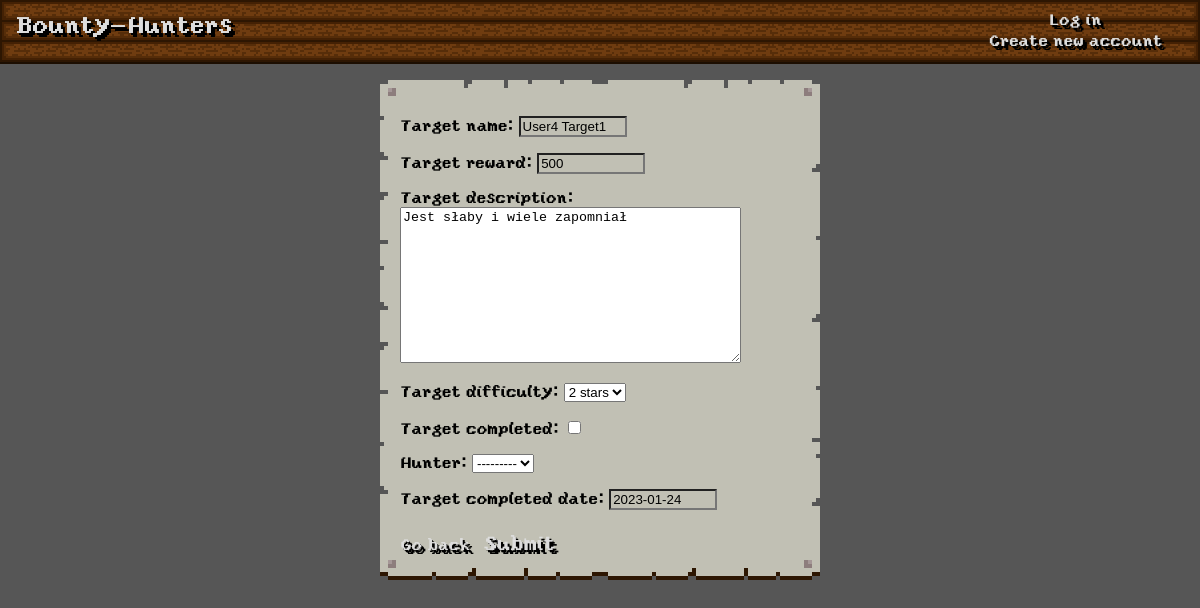
The app's page /bounty-update/9/ with its own data.
### bounties/models.py (models this page shows, shortened)
class Bounty(models.Model):
    DIFFICULTY_CHOICES = [
        (1, '1 star'),
        (2, '2 stars'),
        (3, '3 stars'),
        (4, '4 stars'),
        (5, '5 stars'),
    ]
    creator = models.ForeignKey(User, on_delete=models.CASCADE, related_name='creators')
    hunter = models.ForeignKey(User, on_delete=models.CASCADE, related_name='hunters', null=True, blank=True)
    observed = models.BooleanField()
    target_name = models.CharField(max_length=100, default='Bezimienny')
    target_reward = models.IntegerField(default=100)
    target_description = models.TextField(max_length=375, blank=True, default='Jest słaby i wiele zapomniał', )
    target_difficulty = models.IntegerField(choices=DIFFICULTY_CHOICES, default=1)
    target_posted_date = models.DateField(auto_now_add=True)
    target_completed_date = models.DateField(null=True, blank=True)
    target_completed = models.BooleanField(default=False)
    class Meta:
        default_related_name = 'bounties'
        ordering = ['target_posted_date']

### bounties/views.py (the view, shortened to what this page needs)
# urls.py: path('bounty-update/<int:pk>/', BountyUpdateView.as_view(), name='bounty-update'),
class BountyUpdateView(UpdateView, LoginRequiredMixin):
    model = Bounty
    fields = ['target_name', 'target_reward', 'target_description', 'target_difficulty', 'target_completed', 'hunter', 'target_completed_date']

### bounties/templates/bounties/bounty_form.html (shortened to what this page needs)
{% load static %}
<!DOCTYPE html>
<html>
    <link rel="stylesheet" href="{% static 'styles/topbar.css' %}">
    <link rel="stylesheet" href="{% static 'styles/view_forms.css' %}">
</html>
<body>
    <div id="topbar">
        <a href="{% url 'bounties' %}">
            <div id="topbar-logo">Bounty-Hunters</div>
        </a>
        <div id="topbar-user">
            {% if request.user.is_authenticated %}
            <a href="{% url 'user-profile' request.user.id 'created' %}">{{request.user}}</a>
            <a href="{% url 'logout' %}?next=/">Logout</a>
            {% else %}
            <a href="{% url 'login' %}">Log in</a>
            <a href="{% url 'register' %}">Create new account</a>
            {% endif %}
        </div>
    </div>
    <div id="form_container">
        <div id="bounty_page">
            <form method="POST" action="">
                {{form.as_p}}
                <a href="{% url 'user-profile' request.user.id 'created' %}">Go back</a>
                <input type="submit" value="Submit">
            </form>
        </div>
    </div>
</body>

### bounties/static/styles/topbar.css (style rules this page uses)
#topbar { background-color: #2d1602; background-image: url("../images/topbar_board_middle.png"); border-bottom: 2px solid #1c0e01; height: 62px; width: 100%; position: fixed; top: 0; display: flex; justify-content: space-between; }
#topbar-logo { background-image: url("../images/topbar_board_left.png"); background-repeat: no-repeat; background-size: contain; width: 230px; padding: 12px 12px 28px 8px; display: grid; column-gap: 10px; color: #ddd; font-size: 24px; text-align: center; text-shadow: 2px 2px #000, 4px 4px #000; }
input[type=text] { background-color: #c1c0b4; width: 100px; }
input[type=number] { background-color: #c1c0b4; width: 100px; }
input[type=checkbox] { accent-color: #c1c0b4; }
input[type=submit] { background-color: transparent; border: none; padding: 6px 12px 6px 8px; grid-column: 4; grid-row: 1 / span 2; color: #ddd; font-family: 'PixelFont'; font-size: 20px; text-shadow: 2px 2px #000, 4px 4px #000; }
#topbar-user { background-image: url("../images/topbar_board_right.png"); background-repeat: no-repeat; background-size: contain; width: 250px; padding: 10px 0px; display: flex; flex-direction: column; justify-content: space-around; }
a { color: #ddd; font-size: 16px; text-align: center; text-decoration: none; text-shadow: 2px 2px #000, 4px 4px #000; }

### bounties/static/styles/view_forms.css (style rules this page uses)
body { background-color: #565656; margin: 0px; font-family: 'PixelFont'; }
#form_container { width: min-content; margin: auto; margin-top: 80px; }
#bounty_page { background-image: url('../images/paper_sheet_bounty_update.png'); background-repeat: no-repeat; background-size: contain; height: 460px; width: 400px; padding: 20px; }

### records on screen
Bounty: target_name "User4 Target1", target_reward "500", target_description "Jest słaby i wiele zapomniał", target_difficulty "2 stars", hunter "---------", target_completed_date "2023-01-24"
